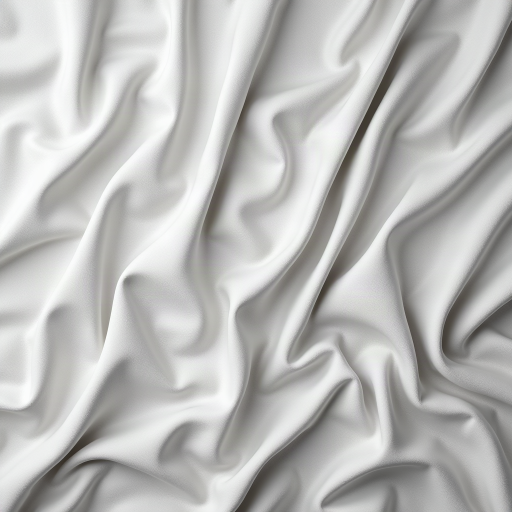
#> input picture Slopesmith/tools/character-models/riders/src/kestrel/canvas_folds.png, 1024 x 1024 px (shown at 1/2 size)
$ python measure.py ../character-models/riders/src/kestrel/canvas_folds.png
#> lines starting #> are read from the running program, lines starting #| are printed output that depends on the picture
### Slopesmith/tools/texture-recipes/_texture.py
"""
Shared machinery for the snow tiles — what `prop-recipes/_atlas.py` is to a prop page, this is to a
terrain tile.

Everything here came out of `measure.py`, run over the ten snow pages the shipped levels actually
paint their mountains with. Four facts do all the work, and none of them is obvious from looking at
a snow tile:

**A snow tile is a scalar field pushed through ONE colour ramp.** Principal-component analysis of
every shipped page puts **99.6-100% of its colour variance on a single axis**, and that axis is the
same one every time: `(0.742, 0.511, 0.431)`. Snow has no hue variation at all — it has depth of
shadow, and shadow is skylight, so the red channel falls fastest and the blue barely moves. So there
is no "painting" here in the atlas sense. There is a height/shadow field, and a two-colour ramp.

**Its palette is tiny — 19 to 94 colours on a 128x128 page**, and every channel value is ODD. The
extracted pages live on a 7-bit lattice (`0, 1, 3, 5, … 253`); pure white 255 never appears, and
neither does any even value. That is what `seven_bit` and `ladder` reproduce, and it is most of why
a hand-rolled noise texture reads as modern and these read as PS2: a naive generator emits tens of
thousands of colours where retail emits twenty.

**One tile covers 15-30 metres of mountain.** Measured across SNOW's 1103 snow patches, a tile
repeat spans 23 m along `u` and 16 m along `v`; an authored Slopesmith mountain defaults to 30 m
grid spacing. Call it **20 m**, so the page runs about **16 cm/px**. This is the number that decides
what can be drawn: a snowboard's edge cut is 15 cm and lands on ONE pixel, a boot print is
sub-pixel, and the smallest thing that can actually read is a 2-3 m drift. `bands` is therefore
written in metres, not in octaves or pixels.

**The histogram always leans to the light.** Skew along the colour axis runs -0.10 to -1.44 across
every page measured, never positive. Snow is a bright surface with shadow cut into it, not a grey
surface with highlights added — that is the `gamma` knob, and leaving it at 1.0 (as the plain open
field does) is the exception rather than the rule.

**Anything directional runs down the image, because texture V is the fall line.** Measured over
SNOW's patches by comparing each texture axis against the downhill direction in the patch's own
plane, V wins every time — 0.85 on `0045`, 0.86 on `0047`, 0.99 on `0053` against 0.52-0.69 for U.
Every streaked page is drawn as vertical stripes, so those stripes point down the hill. `stretch`
elongates along V for the same reason, and a recipe that wants a mark across the slope draws it
horizontally.

Seamlessness is not a knob. `field` builds its noise in the frequency domain, so it is periodic by
construction and there is no edge to blend, no mirroring, and no offset-and-heal pass. `check.py`
still measures the wrap, because a later step (a gradient, a drawn mark) can break what the noise
guarantees.
"""

import os

import numpy as np
from PIL import Image

TILE = 128
METRES = 20.0                                  # what one tile repeat covers on the mountain
CM_PER_PX = 100.0 * METRES / TILE              # 15.6 cm — the scale every band is judged against

# The single axis every shipped snow page's colour variance lies on. Kept as a unit vector: a colour
# projected onto it reads in ordinary 0-255 units, so `grain` below is directly comparable to a
# channel standard deviation.
AXIS = np.array([0.742, 0.511, 0.431])
AXIS = AXIS / np.linalg.norm(AXIS)

# The retail envelope, measured over SNOW 0045-0048 + 0053, GARI 0012 + 0019, ELYSIUM 0052 + 0059
# and MERQUER 0006 — every page those levels paint more than a handful of terrain patches with.
# `check.py` reports against these and the guards below fail outside them.
RETAIL = {
    'mean R': (211, 229), 'mean G': (219, 234), 'mean B': (225, 236),
    'grain': (11.6, 26.8),          # standard deviation along AXIS
    'skew': (-1.44, -0.10),         # always negative: mostly bright, tail into shadow
    'colours': (19, 94),
    'axis share': (99.55, 100.0),   # % of colour variance on the first principal axis
    'seam': (0.57, 1.25),           # wrap difference / neighbouring-pixel difference
}

# How warm a tile is allowed to be — mean red minus mean blue — and the one measurement that depends
# on WHICH ground a recipe is making rather than on the ten-page snow set. Snow is lit by skylight
# and is never warm: every reference page above measures blue at or above red, and half a lattice
# step of slack is there because MERQUER/0006 is exactly neutral. Bare ground is a different family
# and the shipped levels paint plenty of it: MESA covers 869 of its patches with `0054` (468) and
# `0058` (401), whose means are (175, 122, 87) and (170, 118, 85) — red 87 and 85 units over blue.
# So `rock` is bounded by `0054`, the warmest page retail paints ground with that is still ONE ramp
# (98.50% on its first axis); the two pages that go warmer, SNOW/0092 at +92 and `0094` at +139, are
# multi-hue mud that the axis guard rejects anyway. A recipe declares its family through `finish` and
# the default is `snow`, so an ordinary tile that has quietly drifted warm still fails.
WARMTH = {'snow': 1.0, 'rock': 87.0}


# [196 lines left out: functions field, _shaped, mix, grooves, crackle, seven_bit and 2 more, not called in this run]


def measure(rgb):
    """Everything `check.py` and `measure.py` report, for a generated tile or a shipped one alike."""
    a = np.asarray(rgb)[..., :3].astype(float)
    flat = a.reshape(-1, 3)
    mean = flat.mean(0)
    centred = flat - mean
    eig = np.linalg.eigvalsh(np.cov(centred.T))
    projected = flat @ AXIS
    grain = projected.std()
    # Opposite edges against ordinary neighbours: 1.0 means the wrap is as smooth as the inside of
    # the tile, which is what a seamless page measures. A page that does not tile runs 3-10x.
    seam_u = np.abs(a[:, 0, :] - a[:, -1, :]).mean() / max(np.abs(a[:, 1:] - a[:, :-1]).mean(), 1e-9)
    seam_v = np.abs(a[0] - a[-1]).mean() / max(np.abs(a[1:] - a[:-1]).mean(), 1e-9)
    return {
        'mean': mean,
        'grain': grain,
        'skew': float(((projected - projected.mean()) ** 3).mean() / grain ** 3) if grain > 1e-9 else 0.0,
        'colours': len({tuple(c) for c in flat.astype(int)}),
        'axis share': 100.0 * eig.max() / eig.sum(),
        'seam': (seam_u, seam_v),
        'odd': float((np.asarray(rgb)[..., :3].astype(int) % 2 == 1).mean()),
        'octaves': octaves(a),
        'aniso': aniso(a),
        'streaks': streaks(a),
    }


def streaks(a):
    """How much of the tile survives being averaged down every column, as a percentage.

    `aniso` says the tile has a direction; this says the direction runs the WHOLE way down. Averaging
    a column erases anything that stops partway, so an elongated blob scores near the 1% an
    isotropic field gets by chance and a full-length cut scores its whole share. The shipped set
    splits on it far more sharply than on direction: `SNOW/0048` 1%, `0046` 3%, `0053` 5%, then
    `GARI/0012` at 29% and `SNOW/0045` at 40%.
    """
    lum = (np.asarray(a)[..., :3].astype(float) @ AXIS)
    return float(100.0 * lum.mean(0).var() / max(lum.var(), 1e-9))


def octaves(a, metres=METRES):
    """Where the tile's variation actually happens, by feature size in metres.

    The recipe's `bands` are a request; this is what the page came out at, and the two are worth
    reading side by side. Shipped snow is startlingly fine — SNOW/0048 puts half its energy into
    features between 30 and 60 cm, which at 16 cm/px is 2-4 pixels.
    """
    lum = a @ AXIS
    lum = lum - lum.mean()
    power = np.abs(np.fft.fft2(lum)) ** 2
    n = lum.shape[0]
    axis = np.fft.fftfreq(n) * n
    ky, kx = np.meshgrid(axis, axis, indexing='ij')
    k = np.hypot(kx, ky)
    total = max(power.sum() - power[0, 0], 1e-9)
    out = {}
    lo = 1
    while lo < n // 2:
        out[(metres / (lo * 2), metres / lo)] = 100.0 * power[(k >= lo) & (k < lo * 2)].sum() / total
        lo *= 2
    return out


def aniso(a):
    """Energy varying across `u` over energy varying across `v` — 1.0 is directionless.

    The shipped set splits cleanly on this: the open field sits at 0.4-0.7 and every page with
    visible track or wind streaking in it runs 2.8-4.0.
    """
    lum = a @ AXIS
    power = np.abs(np.fft.fft2(lum - lum.mean())) ** 2
    n = lum.shape[0]
    axis = np.fft.fftfreq(n) * n
    ky, kx = np.meshgrid(axis, axis, indexing='ij')
    k = np.hypot(kx, ky)
    band = (k >= 1) & (k < n // 4)
    return float(power[band & (np.abs(kx) > np.abs(ky))].sum()
                 / max(power[band & (np.abs(ky) > np.abs(kx))].sum(), 1e-9))


# [90 lines left out: functions guards, finish, preview, not called in this run]

### Slopesmith/tools/texture-recipes/measure.py
"""
Measure the SHIPPED snow: start here, before writing a recipe.

    python Slopesmith/tools/texture-recipes/measure.py                  # the reference set
    python Slopesmith/tools/texture-recipes/measure.py SNOW             # SNOW's most-painted pages
    python Slopesmith/tools/texture-recipes/measure.py SNOW/0048.png    # one page
    python Slopesmith/tools/texture-recipes/measure.py --scales SNOW/0048.png build/powder.png
    python Slopesmith/tools/texture-recipes/measure.py --adjacency GARI # distinguish fields from murals

Every constant in `_texture.py` and in every recipe came out of this table rather than out of judgement,
and the same is expected of the next one. A level names its pages by number, so which of SNOW's 150
textures is snow is not something to guess at — the `uses` column counts the terrain patches actually
painted with each, straight out of `Patches.json`, and sorts by it. In SNOW, one page covers 40% of
the mountain and the top six cover 90%.

`--scales` adds the two columns worth reading before choosing bands: where a page's variation sits by
feature size in metres, and how directional it is. That split is the clearest line through the shipped
set — the open field runs 0.4-0.7 and every page with track or wind streaking in it runs 2.8-4.0.
"""

import argparse
import collections
import json
import os
import sys

import numpy as np
from PIL import Image

HERE = os.path.dirname(os.path.abspath(__file__))
if HERE not in sys.path:
    sys.path.insert(0, HERE)
import _texture                                                                  # noqa: E402

MAPS = os.path.join(os.path.dirname(os.path.dirname(os.path.dirname(HERE))), 'Maps')

# The snow the shipped levels are actually made of: every page they paint more than a handful of
# terrain patches with, minus the rock and the ice. This is the set `_texture.RETAIL` is the envelope of.
REFERENCE = ['SNOW/0048.png', 'SNOW/0046.png', 'SNOW/0047.png', 'SNOW/0045.png', 'SNOW/0053.png',
             'GARI/0019.png', 'GARI/0012.png', 'ELYSIUM/0052.png', 'ELYSIUM/0059.png',
             'MERQUER/0006.png']


# [54 lines left out: functions patches_of, terrain_use, self_adjacency_of_patches, not called in this run]


def terrain_self_adjacency(level, snap=1.0):
    return self_adjacency_of_patches(patches_of(level), snap)


def resolve(names, top):
    """Turn what was asked for into (label, path, uses, level, page) rows.

    Three forms, because three are useful: a bare level name means "its most-painted pages", a
    `LEVEL/page.png` means that one, and anything that exists on disk is taken as a file so a
    generated tile can sit in the same table as the pages it answers to.
    """
    rows = []
    for name in names:
        if os.path.isfile(name) or os.path.isfile(os.path.join(HERE, name)):
            path = name if os.path.isfile(name) else os.path.join(HERE, name)
            rows.append((os.path.relpath(path, HERE) if path.startswith(HERE) else name,
                         path, None, None, os.path.basename(path)))
            continue
        level, _, page = name.replace('\\', '/').partition('/')
        uses = terrain_use(level)
        if not uses and not os.path.isdir(os.path.join(MAPS, level, 'Textures')):
            raise SystemExit(f'no such level or file: {name}   (levels live under {MAPS})')
        pages = [page] if page else [p for p, _ in uses.most_common(top)]
        for p in pages:
            path = os.path.join(MAPS, level, 'Textures', p)
            if not os.path.isfile(path):
                raise SystemExit(f'no such page: {level}/{p}')
            rows.append((f'{level}/{p}', path, uses.get(p, 0), level, p))
    return rows


def main():
    ap = argparse.ArgumentParser(description=__doc__.strip().splitlines()[0])
    ap.add_argument('names', nargs='*', help='LEVEL, LEVEL/page.png, or a path to a PNG')
    ap.add_argument('--top', type=int, default=8, help='pages per level (default 8)')
    ap.add_argument('--scales', action='store_true', help='add the feature-size and direction columns')
    ap.add_argument('--adjacency', action='store_true',
                    help='add same-page neighbour percentage for reference terrain pages')
    ap.add_argument('--adjacency-snap', type=float, default=1.0,
                    help='corner quantization in extracted-map units (default 1.0)')
    args = ap.parse_args()

    rows = resolve(args.names or REFERENCE, args.top)
    width = max(len(label) for label, _, _, _, _ in rows)
    adjacency = {}
    if args.adjacency:
        for level in sorted({level for _, _, _, level, _ in rows if level}):
            adjacency[level] = terrain_self_adjacency(level, args.adjacency_snap)
    self_header = ' self%' if args.adjacency else ''
    print(f'{"page".ljust(width)}  uses{self_header}   size  mean RGB           grain  skew  cols  axis%  seam u/v')
    stats = []
    for label, path, uses, level, page in rows:
        image = Image.open(path)
#> image is the input picture: PIL image 1024x1024 RGB; mean R, G, B 185.6, 185.6, 184.1
        a = np.asarray(image.convert('RGBA'))
        m = _texture.measure(a)
#> in measure, `mean = flat.mean(0)`: mean = [185.6, 185.6, 184.1]
#> in measure, `eig = np.linalg.eigvalsh(np.cov(centred.T))`: eig = [0.764, 2.09, 5019.1]
#> in measure, `grain = projected.std()`: grain = 68.68
#> in measure, `seam_u = np.abs(a[:, 0, :] - a[:, -1, :]).mean() / max(np.abs(a[:, 1:]..`: seam_u = 14.13
#> in measure, `seam_v = np.abs(a[0] - a[-1]).mean() / max(np.abs(a[1:] - a[:-1]).mean..`: seam_v = 10.77
#> in octaves, `lum = a @ AXIS`:
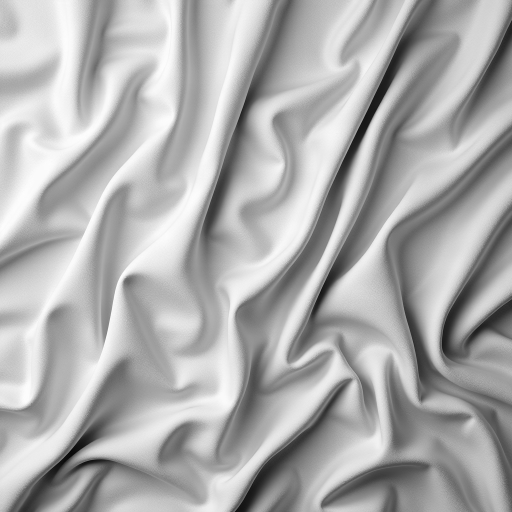
#> lum: shape (1024, 1024) float64 (shown at 1/2 size); min 63.63, max 428.3, mean 312.3; drawn with min black and max white
#> in octaves, `k = np.hypot(kx, ky)`:
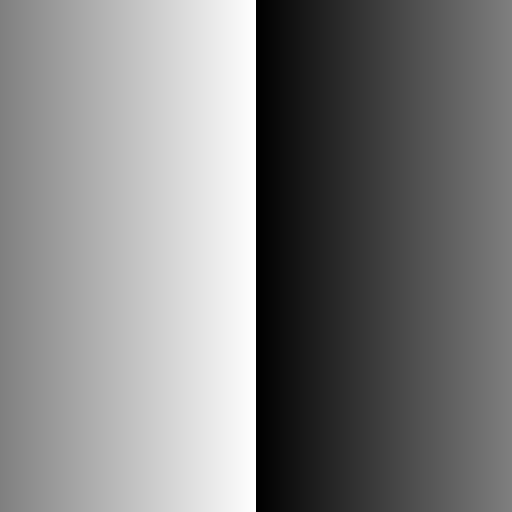
#> kx: shape (1024, 1024) float64 (shown at 1/2 size); min -512, max 511, mean -0.5; drawn with min black and max white
#> in octaves, `total = max(power.sum() - power[0, 0], 1e-9)`: total = 5.19e+15
#> after the loop in octaves, `while lo < n // 2:`: lo = 512; out = 9 items
#> m = 10 items
        stats.append(m)
        self_value = adjacency.get(level, {}).get(page) if args.adjacency else None
        self_cell = f'{self_value:5.0f}' if self_value is not None else '     '
        print(f'{label.ljust(width)}  {"" if uses is None else uses:>4}'
              f'{self_cell if args.adjacency else ""}  {image.size[0]:>4}  '
              f'{str(m["mean"].round(0)):18} {m["grain"]:5.1f} {m["skew"]:+5.2f}  {m["colours"]:4d}  '
              f'{m["axis share"]:5.2f}  {m["seam"][0]:.2f}/{m["seam"][1]:.2f}')
#| ../character-models/riders/src/kestrel/canvas_folds.png        1024  [186. 186. 184.]    68.7 -0.54  17780  99.94  14.13/10.77

    if args.scales:
        keys = sorted(stats[0]['octaves'], reverse=True)
        print()
        print(f'{"page".ljust(width)}  ' + ' '.join(f'{lo:>4.1f}-{hi:.1f}m' for lo, hi in keys)
              + '    u/v  streaks')
        for (label, _, _, _, _), m in zip(rows, stats):
            cells = ' '.join(f'{m["octaves"][k]:8.1f}%' for k in keys)
            print(f'{label.ljust(width)}  {cells}  {m["aniso"]:5.2f}  {m["streaks"]:5.1f}%')

    print(f'\none tile covers about {_texture.METRES:.0f} m of mountain, so the page runs '
          f'{_texture.CM_PER_PX:.0f} cm/px - a 2 px mark is a third of a metre wide.')


if __name__ == '__main__':
    main()

$ run again, on Slopesmith/tools/character-models/riders/src/kestrel/knit.png
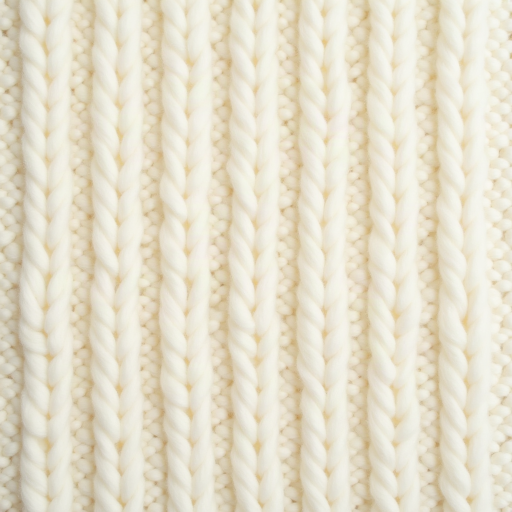
#> input picture Slopesmith/tools/character-models/riders/src/kestrel/knit.png, 1024 x 1024 px (shown at 1/2 size)
#> in main, image is the input picture: PIL image 1024x1024 RGB; mean R, G, B 229.2, 222.4, 203.2
#> mean = [229.2, 222.4, 203.2]
#> eig = [1.37, 26.11, 1016.4]
#> grain = 27.87
#> seam_u = 10.31
#> seam_v = 12.04
#> in octaves, `lum = a @ AXIS`:
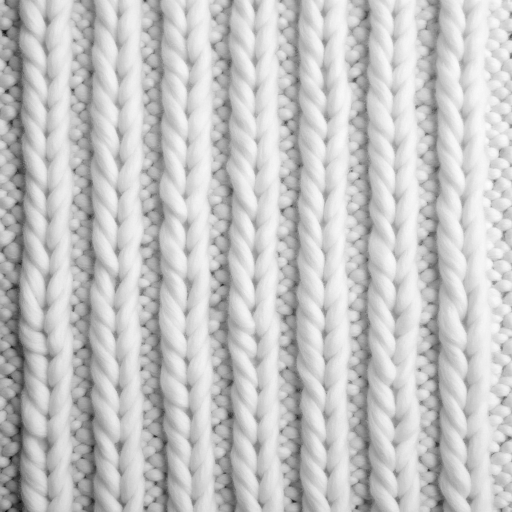
#> lum: shape (1024, 1024) float64 (shown at 1/2 size); min 219.4, max 416.6, mean 371.8; drawn with min black and max white
#> total = 8.54e+14
#> after the loop in octaves, `while lo < n // 2:`: lo = 512; out = 9 items
#> m = 10 items
#| ../character-models/riders/src/kestrel/knit.png        1024  [229. 222. 203.]    27.9 -0.95  33667  97.37  10.31/12.04
